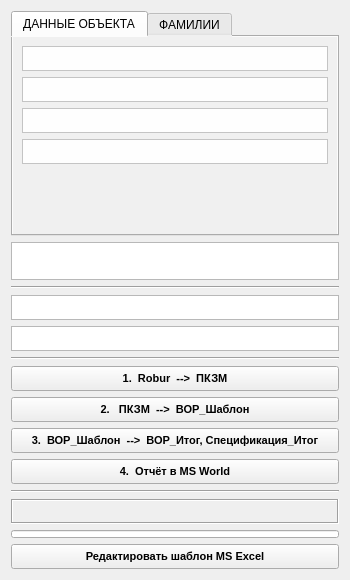
<?xml version="1.0" encoding="UTF-8"?>
<ui version="4.0">
 <class>Form</class>
 <widget class="QWidget" name="Form">
  <property name="geometry">
   <rect>
    <x>0</x>
    <y>0</y>
    <width>350</width>
    <height>580</height>
   </rect>
  </property>
  <property name="minimumSize">
   <size>
    <width>350</width>
    <height>580</height>
   </size>
  </property>
  <property name="maximumSize">
   <size>
    <width>350</width>
    <height>16777215</height>
   </size>
  </property>
  <property name="sizeIncrement">
   <size>
    <width>0</width>
    <height>0</height>
   </size>
  </property>
  <property name="baseSize">
   <size>
    <width>0</width>
    <height>0</height>
   </size>
  </property>
  <property name="windowTitle">
   <string>АвтоВОР</string>
  </property>
  <property name="windowIcon">
   <iconset>
    <normaloff>logo.ico</normaloff>logo.ico</iconset>
  </property>
  <property name="styleSheet">
   <string notr="true"/>
  </property>
  <layout class="QGridLayout" name="gridLayout">
   <item row="4" column="0">
    <widget class="QPlainTextEdit" name="plainTextEdit_2">
     <property name="enabled">
      <bool>true</bool>
     </property>
     <property name="sizePolicy">
      <sizepolicy hsizetype="Expanding" vsizetype="Fixed">
       <horstretch>0</horstretch>
       <verstretch>0</verstretch>
      </sizepolicy>
     </property>
     <property name="minimumSize">
      <size>
       <width>0</width>
       <height>25</height>
      </size>
     </property>
     <property name="maximumSize">
      <size>
       <width>16777215</width>
       <height>25</height>
      </size>
     </property>
     <property name="plainText">
      <string/>
     </property>
     <property name="placeholderText">
      <string>Коэффициент относительного уплотнения Купл =  . . .</string>
     </property>
    </widget>
   </item>
   <item row="3" column="0">
    <widget class="QPlainTextEdit" name="plainTextEdit">
     <property name="enabled">
      <bool>true</bool>
     </property>
     <property name="sizePolicy">
      <sizepolicy hsizetype="Expanding" vsizetype="Fixed">
       <horstretch>0</horstretch>
       <verstretch>0</verstretch>
      </sizepolicy>
     </property>
     <property name="minimumSize">
      <size>
       <width>0</width>
       <height>25</height>
      </size>
     </property>
     <property name="maximumSize">
      <size>
       <width>16777215</width>
       <height>25</height>
      </size>
     </property>
     <property name="plainText">
      <string/>
     </property>
     <property name="placeholderText">
      <string>Расстояние от карьера, км :  . . .</string>
     </property>
    </widget>
   </item>
   <item row="10" column="0">
    <widget class="QPushButton" name="pushButton_2">
     <property name="sizePolicy">
      <sizepolicy hsizetype="Minimum" vsizetype="Expanding">
       <horstretch>0</horstretch>
       <verstretch>0</verstretch>
      </sizepolicy>
     </property>
     <property name="minimumSize">
      <size>
       <width>0</width>
       <height>25</height>
      </size>
     </property>
     <property name="maximumSize">
      <size>
       <width>16777215</width>
       <height>25</height>
      </size>
     </property>
     <property name="font">
      <font>
       <pointsize>8</pointsize>
       <weight>75</weight>
       <bold>true</bold>
      </font>
     </property>
     <property name="text">
      <string>2.   ПКЗМ  --&gt;  ВОР_Шаблон</string>
     </property>
     <property name="shortcut">
      <string>Esc</string>
     </property>
    </widget>
   </item>
   <item row="8" column="0">
    <widget class="Line" name="line_4">
     <property name="orientation">
      <enum>Qt::Horizontal</enum>
     </property>
    </widget>
   </item>
   <item row="13" column="0">
    <widget class="Line" name="line_3">
     <property name="orientation">
      <enum>Qt::Horizontal</enum>
     </property>
    </widget>
   </item>
   <item row="2" column="0">
    <widget class="Line" name="line_2">
     <property name="sizePolicy">
      <sizepolicy hsizetype="Expanding" vsizetype="Fixed">
       <horstretch>0</horstretch>
       <verstretch>0</verstretch>
      </sizepolicy>
     </property>
     <property name="orientation">
      <enum>Qt::Horizontal</enum>
     </property>
    </widget>
   </item>
   <item row="0" column="0">
    <widget class="QTabWidget" name="tabWidget">
     <property name="sizePolicy">
      <sizepolicy hsizetype="Minimum" vsizetype="Expanding">
       <horstretch>0</horstretch>
       <verstretch>0</verstretch>
      </sizepolicy>
     </property>
     <property name="styleSheet">
      <string notr="true">background-color: rgb(240, 240, 240);</string>
     </property>
     <property name="currentIndex">
      <number>0</number>
     </property>
     <property name="elideMode">
      <enum>Qt::ElideNone</enum>
     </property>
     <widget class="QWidget" name="tab_3">
      <attribute name="title">
       <string>ДАННЫЕ ОБЪЕКТА</string>
      </attribute>
      <layout class="QVBoxLayout" name="verticalLayout">
       <item>
        <widget class="QPlainTextEdit" name="plainTextEdit_4">
         <property name="sizePolicy">
          <sizepolicy hsizetype="Expanding" vsizetype="Fixed">
           <horstretch>0</horstretch>
           <verstretch>0</verstretch>
          </sizepolicy>
         </property>
         <property name="minimumSize">
          <size>
           <width>0</width>
           <height>25</height>
          </size>
         </property>
         <property name="maximumSize">
          <size>
           <width>16777215</width>
           <height>25</height>
          </size>
         </property>
         <property name="sizeIncrement">
          <size>
           <width>0</width>
           <height>0</height>
          </size>
         </property>
         <property name="styleSheet">
          <string notr="true">background-color: rgb(254, 254, 254);</string>
         </property>
         <property name="plainText">
          <string/>
         </property>
         <property name="placeholderText">
          <string>ШИФР_ОБЪЕКТА: без учета символов (&quot;-В-01&quot;, &quot;-С-01&quot;)</string>
         </property>
        </widget>
       </item>
       <item>
        <widget class="QPlainTextEdit" name="plainTextEdit_5">
         <property name="sizePolicy">
          <sizepolicy hsizetype="Expanding" vsizetype="Fixed">
           <horstretch>0</horstretch>
           <verstretch>0</verstretch>
          </sizepolicy>
         </property>
         <property name="minimumSize">
          <size>
           <width>0</width>
           <height>25</height>
          </size>
         </property>
         <property name="maximumSize">
          <size>
           <width>16777215</width>
           <height>25</height>
          </size>
         </property>
         <property name="sizeIncrement">
          <size>
           <width>0</width>
           <height>0</height>
          </size>
         </property>
         <property name="styleSheet">
          <string notr="true">background-color: rgb(254, 254, 254);</string>
         </property>
         <property name="plainText">
          <string/>
         </property>
         <property name="placeholderText">
          <string>НАИМЕНОВАНИЕ_ОБЪЕКТА</string>
         </property>
        </widget>
       </item>
       <item>
        <widget class="QPlainTextEdit" name="plainTextEdit_6">
         <property name="sizePolicy">
          <sizepolicy hsizetype="Expanding" vsizetype="Fixed">
           <horstretch>0</horstretch>
           <verstretch>0</verstretch>
          </sizepolicy>
         </property>
         <property name="minimumSize">
          <size>
           <width>0</width>
           <height>25</height>
          </size>
         </property>
         <property name="maximumSize">
          <size>
           <width>16777215</width>
           <height>25</height>
          </size>
         </property>
         <property name="sizeIncrement">
          <size>
           <width>0</width>
           <height>0</height>
          </size>
         </property>
         <property name="styleSheet">
          <string notr="true">background-color: rgb(254, 254, 254);</string>
         </property>
         <property name="plainText">
          <string/>
         </property>
         <property name="placeholderText">
          <string>ПОЗИЦИЯ_ОБЪЕКТА</string>
         </property>
        </widget>
       </item>
       <item>
        <widget class="QPlainTextEdit" name="plainTextEdit_8">
         <property name="sizePolicy">
          <sizepolicy hsizetype="Expanding" vsizetype="Fixed">
           <horstretch>0</horstretch>
           <verstretch>0</verstretch>
          </sizepolicy>
         </property>
         <property name="minimumSize">
          <size>
           <width>0</width>
           <height>25</height>
          </size>
         </property>
         <property name="maximumSize">
          <size>
           <width>16777215</width>
           <height>25</height>
          </size>
         </property>
         <property name="sizeIncrement">
          <size>
           <width>0</width>
           <height>0</height>
          </size>
         </property>
         <property name="styleSheet">
          <string notr="true">background-color: rgb(254, 254, 254);</string>
         </property>
         <property name="plainText">
          <string/>
         </property>
         <property name="placeholderText">
          <string>Стадия</string>
         </property>
        </widget>
       </item>
       <item>
        <spacer name="verticalSpacer">
         <property name="orientation">
          <enum>Qt::Vertical</enum>
         </property>
         <property name="sizeHint" stdset="0">
          <size>
           <width>20</width>
           <height>40</height>
          </size>
         </property>
        </spacer>
       </item>
      </layout>
     </widget>
     <widget class="QWidget" name="tab_4">
      <attribute name="title">
       <string>ФАМИЛИИ</string>
      </attribute>
      <layout class="QVBoxLayout" name="verticalLayout_2">
       <item>
        <widget class="QTableWidget" name="tableWidget_1">
         <property name="sizePolicy">
          <sizepolicy hsizetype="Expanding" vsizetype="Expanding">
           <horstretch>0</horstretch>
           <verstretch>0</verstretch>
          </sizepolicy>
         </property>
         <property name="minimumSize">
          <size>
           <width>0</width>
           <height>0</height>
          </size>
         </property>
         <property name="maximumSize">
          <size>
           <width>16777215</width>
           <height>16777215</height>
          </size>
         </property>
         <property name="font">
          <font>
           <pointsize>8</pointsize>
          </font>
         </property>
         <property name="styleSheet">
          <string notr="true"/>
         </property>
         <property name="frameShape">
          <enum>QFrame::NoFrame</enum>
         </property>
         <property name="frameShadow">
          <enum>QFrame::Plain</enum>
         </property>
         <property name="lineWidth">
          <number>1</number>
         </property>
         <property name="verticalScrollBarPolicy">
          <enum>Qt::ScrollBarAlwaysOff</enum>
         </property>
         <property name="horizontalScrollBarPolicy">
          <enum>Qt::ScrollBarAlwaysOff</enum>
         </property>
         <property name="autoScrollMargin">
          <number>16</number>
         </property>
         <property name="alternatingRowColors">
          <bool>false</bool>
         </property>
         <property name="selectionMode">
          <enum>QAbstractItemView::NoSelection</enum>
         </property>
         <property name="selectionBehavior">
          <enum>QAbstractItemView::SelectItems</enum>
         </property>
         <property name="textElideMode">
          <enum>Qt::ElideLeft</enum>
         </property>
         <property name="showGrid">
          <bool>true</bool>
         </property>
         <property name="gridStyle">
          <enum>Qt::CustomDashLine</enum>
         </property>
         <property name="sortingEnabled">
          <bool>false</bool>
         </property>
         <property name="wordWrap">
          <bool>true</bool>
         </property>
         <property name="cornerButtonEnabled">
          <bool>true</bool>
         </property>
         <property name="rowCount">
          <number>6</number>
         </property>
         <attribute name="horizontalHeaderVisible">
          <bool>false</bool>
         </attribute>
         <attribute name="horizontalHeaderMinimumSectionSize">
          <number>80</number>
         </attribute>
         <attribute name="horizontalHeaderDefaultSectionSize">
          <number>80</number>
         </attribute>
         <attribute name="horizontalHeaderShowSortIndicator" stdset="0">
          <bool>false</bool>
         </attribute>
         <attribute name="horizontalHeaderStretchLastSection">
          <bool>true</bool>
         </attribute>
         <attribute name="verticalHeaderVisible">
          <bool>false</bool>
         </attribute>
         <attribute name="verticalHeaderMinimumSectionSize">
          <number>25</number>
         </attribute>
         <attribute name="verticalHeaderDefaultSectionSize">
          <number>25</number>
         </attribute>
         <row>
          <property name="text">
           <string>1</string>
          </property>
         </row>
         <row>
          <property name="text">
           <string>2</string>
          </property>
         </row>
         <row>
          <property name="text">
           <string>3</string>
          </property>
         </row>
         <row>
          <property name="text">
           <string>4</string>
          </property>
         </row>
         <row>
          <property name="text">
           <string>5</string>
          </property>
         </row>
         <row>
          <property name="text">
           <string>6</string>
          </property>
         </row>
         <column>
          <property name="text">
           <string>Должность</string>
          </property>
         </column>
         <column>
          <property name="text">
           <string>Фамилия</string>
          </property>
         </column>
         <item row="0" column="0">
          <property name="text">
           <string>Разраб.</string>
          </property>
          <property name="textAlignment">
           <set>AlignLeading|AlignVCenter</set>
          </property>
          <property name="background">
           <brush brushstyle="SolidPattern">
            <color alpha="255">
             <red>240</red>
             <green>240</green>
             <blue>240</blue>
            </color>
           </brush>
          </property>
         </item>
         <item row="0" column="1">
          <property name="text">
           <string/>
          </property>
          <property name="textAlignment">
           <set>AlignLeading|AlignVCenter</set>
          </property>
          <property name="background">
           <brush brushstyle="SolidPattern">
            <color alpha="255">
             <red>254</red>
             <green>254</green>
             <blue>254</blue>
            </color>
           </brush>
          </property>
         </item>
         <item row="1" column="0">
          <property name="text">
           <string>Пров.</string>
          </property>
          <property name="textAlignment">
           <set>AlignLeading|AlignVCenter</set>
          </property>
          <property name="background">
           <brush brushstyle="SolidPattern">
            <color alpha="255">
             <red>240</red>
             <green>240</green>
             <blue>240</blue>
            </color>
           </brush>
          </property>
         </item>
         <item row="1" column="1">
          <property name="text">
           <string/>
          </property>
          <property name="textAlignment">
           <set>AlignLeading|AlignVCenter</set>
          </property>
          <property name="background">
           <brush brushstyle="SolidPattern">
            <color alpha="255">
             <red>254</red>
             <green>254</green>
             <blue>254</blue>
            </color>
           </brush>
          </property>
         </item>
         <item row="2" column="0">
          <property name="text">
           <string>Гл. спец.</string>
          </property>
          <property name="textAlignment">
           <set>AlignLeading|AlignVCenter</set>
          </property>
          <property name="background">
           <brush brushstyle="SolidPattern">
            <color alpha="255">
             <red>240</red>
             <green>240</green>
             <blue>240</blue>
            </color>
           </brush>
          </property>
         </item>
         <item row="2" column="1">
          <property name="text">
           <string/>
          </property>
          <property name="textAlignment">
           <set>AlignLeading|AlignVCenter</set>
          </property>
          <property name="background">
           <brush brushstyle="SolidPattern">
            <color alpha="255">
             <red>254</red>
             <green>254</green>
             <blue>254</blue>
            </color>
           </brush>
          </property>
         </item>
         <item row="3" column="0">
          <property name="text">
           <string>Нач. отд.</string>
          </property>
          <property name="textAlignment">
           <set>AlignLeading|AlignVCenter</set>
          </property>
          <property name="background">
           <brush brushstyle="SolidPattern">
            <color alpha="255">
             <red>240</red>
             <green>240</green>
             <blue>240</blue>
            </color>
           </brush>
          </property>
         </item>
         <item row="3" column="1">
          <property name="text">
           <string/>
          </property>
          <property name="textAlignment">
           <set>AlignLeading|AlignVCenter</set>
          </property>
          <property name="background">
           <brush brushstyle="SolidPattern">
            <color alpha="255">
             <red>254</red>
             <green>254</green>
             <blue>254</blue>
            </color>
           </brush>
          </property>
         </item>
         <item row="4" column="0">
          <property name="text">
           <string>Н. контр.</string>
          </property>
          <property name="textAlignment">
           <set>AlignLeading|AlignVCenter</set>
          </property>
          <property name="background">
           <brush brushstyle="SolidPattern">
            <color alpha="255">
             <red>240</red>
             <green>240</green>
             <blue>240</blue>
            </color>
           </brush>
          </property>
         </item>
         <item row="4" column="1">
          <property name="text">
           <string/>
          </property>
          <property name="textAlignment">
           <set>AlignLeading|AlignVCenter</set>
          </property>
          <property name="background">
           <brush brushstyle="SolidPattern">
            <color alpha="255">
             <red>254</red>
             <green>254</green>
             <blue>254</blue>
            </color>
           </brush>
          </property>
         </item>
         <item row="5" column="0">
          <property name="text">
           <string>ГИП</string>
          </property>
          <property name="textAlignment">
           <set>AlignLeading|AlignVCenter</set>
          </property>
          <property name="background">
           <brush brushstyle="SolidPattern">
            <color alpha="255">
             <red>240</red>
             <green>240</green>
             <blue>240</blue>
            </color>
           </brush>
          </property>
         </item>
         <item row="5" column="1">
          <property name="text">
           <string/>
          </property>
          <property name="textAlignment">
           <set>AlignLeading|AlignVCenter</set>
          </property>
          <property name="background">
           <brush brushstyle="SolidPattern">
            <color alpha="255">
             <red>254</red>
             <green>254</green>
             <blue>254</blue>
            </color>
           </brush>
          </property>
         </item>
        </widget>
       </item>
       <item>
        <widget class="QPlainTextEdit" name="plainTextEdit_3">
         <property name="enabled">
          <bool>true</bool>
         </property>
         <property name="sizePolicy">
          <sizepolicy hsizetype="Expanding" vsizetype="Fixed">
           <horstretch>0</horstretch>
           <verstretch>0</verstretch>
          </sizepolicy>
         </property>
         <property name="minimumSize">
          <size>
           <width>0</width>
           <height>25</height>
          </size>
         </property>
         <property name="maximumSize">
          <size>
           <width>16777215</width>
           <height>25</height>
          </size>
         </property>
         <property name="plainText">
          <string/>
         </property>
         <property name="placeholderText">
          <string>Адресс папки с подписями в формате :  *.jpg ,  *.png</string>
         </property>
        </widget>
       </item>
      </layout>
     </widget>
    </widget>
   </item>
   <item row="9" column="0">
    <widget class="QPushButton" name="pushButton">
     <property name="sizePolicy">
      <sizepolicy hsizetype="Minimum" vsizetype="Expanding">
       <horstretch>0</horstretch>
       <verstretch>0</verstretch>
      </sizepolicy>
     </property>
     <property name="minimumSize">
      <size>
       <width>0</width>
       <height>25</height>
      </size>
     </property>
     <property name="maximumSize">
      <size>
       <width>16777215</width>
       <height>25</height>
      </size>
     </property>
     <property name="font">
      <font>
       <pointsize>8</pointsize>
       <weight>75</weight>
       <bold>true</bold>
      </font>
     </property>
     <property name="layoutDirection">
      <enum>Qt::LeftToRight</enum>
     </property>
     <property name="text">
      <string>1.  Robur  --&gt;  ПКЗМ</string>
     </property>
     <property name="shortcut">
      <string>Esc</string>
     </property>
     <property name="autoDefault">
      <bool>false</bool>
     </property>
     <property name="default">
      <bool>false</bool>
     </property>
     <property name="flat">
      <bool>false</bool>
     </property>
    </widget>
   </item>
   <item row="16" column="0">
    <widget class="QPushButton" name="pushButton_5">
     <property name="sizePolicy">
      <sizepolicy hsizetype="Minimum" vsizetype="Expanding">
       <horstretch>0</horstretch>
       <verstretch>0</verstretch>
      </sizepolicy>
     </property>
     <property name="minimumSize">
      <size>
       <width>0</width>
       <height>25</height>
      </size>
     </property>
     <property name="maximumSize">
      <size>
       <width>16777215</width>
       <height>25</height>
      </size>
     </property>
     <property name="font">
      <font>
       <pointsize>8</pointsize>
       <weight>75</weight>
       <bold>true</bold>
      </font>
     </property>
     <property name="autoFillBackground">
      <bool>false</bool>
     </property>
     <property name="text">
      <string>Редактировать шаблон MS Excel</string>
     </property>
     <property name="shortcut">
      <string>Esc</string>
     </property>
     <property name="autoDefault">
      <bool>false</bool>
     </property>
     <property name="default">
      <bool>false</bool>
     </property>
     <property name="flat">
      <bool>false</bool>
     </property>
    </widget>
   </item>
   <item row="15" column="0">
    <widget class="QProgressBar" name="progressBar_1">
     <property name="minimumSize">
      <size>
       <width>0</width>
       <height>8</height>
      </size>
     </property>
     <property name="maximumSize">
      <size>
       <width>16777215</width>
       <height>8</height>
      </size>
     </property>
     <property name="styleSheet">
      <string notr="true">QProgressBar::chunk {
	background-color: rgb(100, 150, 150);
    margin: 2px;
}</string>
     </property>
     <property name="minimum">
      <number>0</number>
     </property>
     <property name="maximum">
      <number>100</number>
     </property>
     <property name="value">
      <number>0</number>
     </property>
     <property name="alignment">
      <set>Qt::AlignCenter</set>
     </property>
     <property name="textVisible">
      <bool>false</bool>
     </property>
     <property name="textDirection">
      <enum>QProgressBar::TopToBottom</enum>
     </property>
    </widget>
   </item>
   <item row="11" column="0">
    <widget class="QPushButton" name="pushButton_3">
     <property name="sizePolicy">
      <sizepolicy hsizetype="Minimum" vsizetype="Expanding">
       <horstretch>0</horstretch>
       <verstretch>0</verstretch>
      </sizepolicy>
     </property>
     <property name="minimumSize">
      <size>
       <width>0</width>
       <height>25</height>
      </size>
     </property>
     <property name="maximumSize">
      <size>
       <width>16777215</width>
       <height>25</height>
      </size>
     </property>
     <property name="font">
      <font>
       <pointsize>8</pointsize>
       <weight>75</weight>
       <bold>true</bold>
      </font>
     </property>
     <property name="text">
      <string>3.  ВОР_Шаблон  --&gt;  ВОР_Итог, Спецификация_Итог</string>
     </property>
     <property name="shortcut">
      <string>Esc</string>
     </property>
    </widget>
   </item>
   <item row="14" column="0">
    <widget class="QLabel" name="label">
     <property name="sizePolicy">
      <sizepolicy hsizetype="Preferred" vsizetype="Expanding">
       <horstretch>0</horstretch>
       <verstretch>0</verstretch>
      </sizepolicy>
     </property>
     <property name="minimumSize">
      <size>
       <width>0</width>
       <height>25</height>
      </size>
     </property>
     <property name="maximumSize">
      <size>
       <width>16777215</width>
       <height>25</height>
      </size>
     </property>
     <property name="font">
      <font>
       <pointsize>8</pointsize>
      </font>
     </property>
     <property name="frameShape">
      <enum>QFrame::Box</enum>
     </property>
     <property name="frameShadow">
      <enum>QFrame::Sunken</enum>
     </property>
     <property name="text">
      <string/>
     </property>
     <property name="alignment">
      <set>Qt::AlignLeading|Qt::AlignLeft|Qt::AlignTop</set>
     </property>
     <property name="wordWrap">
      <bool>true</bool>
     </property>
    </widget>
   </item>
   <item row="12" column="0">
    <widget class="QPushButton" name="pushButton_4">
     <property name="sizePolicy">
      <sizepolicy hsizetype="Minimum" vsizetype="Expanding">
       <horstretch>0</horstretch>
       <verstretch>0</verstretch>
      </sizepolicy>
     </property>
     <property name="minimumSize">
      <size>
       <width>0</width>
       <height>25</height>
      </size>
     </property>
     <property name="maximumSize">
      <size>
       <width>16777215</width>
       <height>25</height>
      </size>
     </property>
     <property name="font">
      <font>
       <pointsize>8</pointsize>
       <weight>75</weight>
       <bold>true</bold>
      </font>
     </property>
     <property name="text">
      <string>4.  Отчёт в MS World</string>
     </property>
     <property name="shortcut">
      <string>Esc</string>
     </property>
    </widget>
   </item>
   <item row="1" column="0">
    <widget class="QPlainTextEdit" name="plainTextEdit_10">
     <property name="enabled">
      <bool>true</bool>
     </property>
     <property name="sizePolicy">
      <sizepolicy hsizetype="Expanding" vsizetype="Fixed">
       <horstretch>0</horstretch>
       <verstretch>0</verstretch>
      </sizepolicy>
     </property>
     <property name="minimumSize">
      <size>
       <width>0</width>
       <height>38</height>
      </size>
     </property>
     <property name="maximumSize">
      <size>
       <width>16777215</width>
       <height>38</height>
      </size>
     </property>
     <property name="plainText">
      <string/>
     </property>
     <property name="placeholderText">
      <string>Адресс сохранения:  адрес открытого файла Excel от Robur или укажите свою папку . . .</string>
     </property>
    </widget>
   </item>
  </layout>
 </widget>
 <tabstops>
  <tabstop>plainTextEdit</tabstop>
  <tabstop>plainTextEdit_2</tabstop>
  <tabstop>pushButton</tabstop>
  <tabstop>pushButton_2</tabstop>
  <tabstop>pushButton_3</tabstop>
  <tabstop>pushButton_4</tabstop>
  <tabstop>pushButton_5</tabstop>
  <tabstop>plainTextEdit_6</tabstop>
  <tabstop>plainTextEdit_8</tabstop>
  <tabstop>plainTextEdit_4</tabstop>
  <tabstop>plainTextEdit_5</tabstop>
  <tabstop>tabWidget</tabstop>
  <tabstop>tableWidget_1</tabstop>
  <tabstop>plainTextEdit_3</tabstop>
 </tabstops>
 <resources/>
 <connections/>
</ui>
